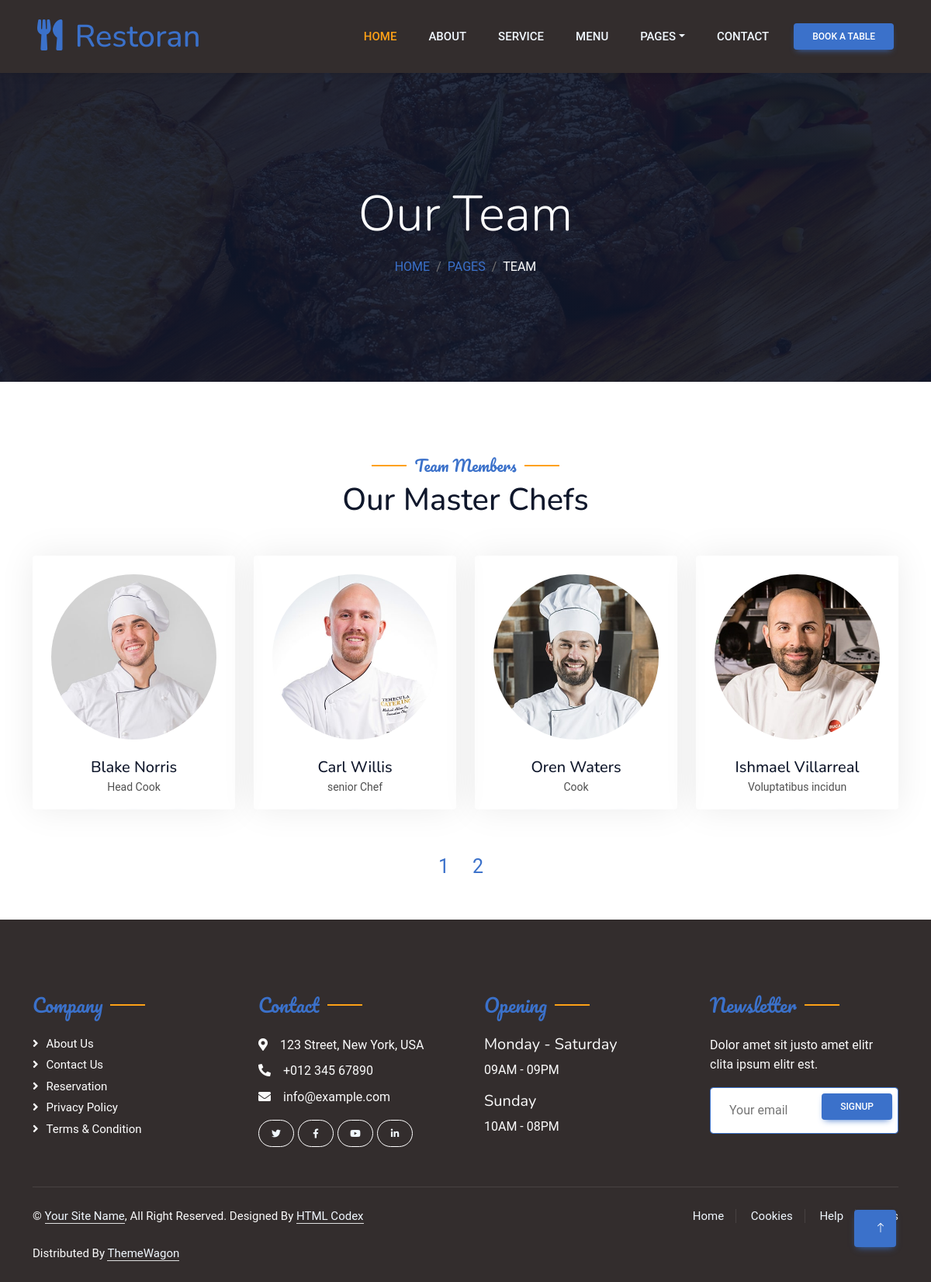
The app's page /team.php with its own data.
### tables this page shows
CREATE TABLE `teammember` (
  `id` int(11) NOT NULL,
  `tm_title` varchar(255) NOT NULL,
  `tm_subtitle` varchar(255) NOT NULL,
  `tm_img` varchar(255) NOT NULL,
  `fullname` varchar(255) NOT NULL,
  `designation` varchar(255) NOT NULL,
  `fb_link` varchar(255) NOT NULL,
  `twitter_link` varchar(255) NOT NULL,
  `insta_link` varchar(255) NOT NULL
);

### team.php (the view, shortened to what this page needs)
<?php  include('inc/header.php');  ?>
<body>
    <div class="container-xxl bg-white p-0">
        <div class="container-xxl position-relative p-0">
            <?php  include('inc/navbar.php');  ?>
            <div class="container-xxl py-5 bg-dark hero-header mb-5">
                <div class="container text-center my-5 pt-5 pb-4">
                    <h1 class="display-3 text-white mb-3 animated slideInDown">Our Team</h1>
                    <nav aria-label="breadcrumb">
                        <ol class="breadcrumb justify-content-center text-uppercase">
                            <li class="breadcrumb-item"><a href="#">Home</a></li>
                            <li class="breadcrumb-item"><a href="#">Pages</a></li>
                            <li class="breadcrumb-item text-white active" aria-current="page">Team</li>
                        </ol>
                    </nav>
                </div>
            </div>
        </div>
        <div class="container-xxl pt-5 pb-3">
            <div class="container">
                <div class="text-center wow fadeInUp" data-wow-delay="0.1s">
                    <?php
                    $query= "SELECT * FROM teammember";
                    $result= mysqli_query($conn, $query);
                    $data=$result->fetch_assoc();
                    ?>
                    <h5 class="section-title ff-secondary text-center text-primary fw-normal">
                        <?php echo $data['tm_title']; ?></h5>
                    <h1 class="mb-5"><?php echo $data['tm_subtitle']; ?></h1>
                </div>
                <div class="row g-4">
                    <?php
                            $limit = 4;
                            if (isset($_GET["page"])) {
                            $pn  = $_GET["page"];
                            }
                            else {
                            $pn=1;
                            };
                            $start_from = ($pn-1) * $limit;
            $sql = "SELECT * FROM teammember order by id  LIMIT $start_from, $limit";
                        $result= mysqli_query($conn, $sql);
                        while($data1=mysqli_fetch_array($result)){
                            ?>
                    <div class="col-lg-3 col-md-6 wow fadeInUp" data-wow-delay="0.1s">
                        <div class="team-item text-center rounded overflow-hidden">
                            <div class="rounded-circle overflow-hidden m-4">
                                <img class="img-fluid" src="<?php echo "admin/uploads/". $data1['tm_img']; ?>" alt="">
                            </div>
                            <h5 class="mb-0"><?php echo $data1['fullname']; ?></h5>
                            <small><?php echo $data1['designation']; ?></small>
                        </div>
                    </div>
                    <?php
                    }
                    ?>
                </div>
            </div>
        </div>
    </div>
    <div class="pagination-section col-lg-1 m-auto">
        <ul class="pagination">
            <?php
                            $sql = "SELECT COUNT(*) FROM teammember";
                            $rs_result = mysqli_query($conn, $sql);
                            $row = mysqli_fetch_row($rs_result);
                            $total_records = $row[0];
                            $total_pages = ceil($total_records / $limit);
                            $pagLink = "";
                            for ($i=1; $i<=$total_pages; $i++) {
                                if ($i==$pn) {
                                    $pagLink .= "<li class='active'><a href='team.php?page="
                                                                    .$i."' style='padding:15px; font-size:25px;'>".$i."</a></li>";
                                }
                                else  {
                                    $pagLink .= "<li><a href='team.php?page=".$i."'style='padding:15px; font-size:25px;'>
                                                                    ".$i."</a></li>";
                                }
                            };
                            echo $pagLink;
                            ?>
        </ul>
    </div>
    <?php  include('inc/footer.php');  ?>

### css/style.css (style rules this page uses)
:root { --primary: #FEA116; --light: #F1F8FF; --dark: #0F172B; }
.ff-secondary { font-family: 'Pacifico', cursive; }
.hero-header { background: linear-gradient(rgba(15, 23, 43, .9), rgba(15, 23, 43, .9)), url(../img/bg-hero.jpg); background-position: center center; background-repeat: no-repeat; background-size: cover; }
.breadcrumb-item + .breadcrumb-item::before { color: rgba(255, 255, 255, .5); }
.section-title { position: relative; display: inline-block; }
.section-title::before { position: absolute; content: ""; width: 45px; height: 2px; top: 50%; left: -55px; margin-top: -1px; background: var(--primary); }
.section-title::after { position: absolute; content: ""; width: 45px; height: 2px; top: 50%; right: -55px; margin-top: -1px; background: var(--primary); }
.team-item { box-shadow: 0 0 45px rgba(0, 0, 0, .08); height: calc(100% - 38px); transition: .5s; }
.team-item img { transition: .5s; }

### records on screen
teammember: tm_title "Team Members", tm_subtitle "Our Master Chefs", tm_img (picture), fullname "Blake Norris", designation "Head Cook"
teammember: tm_img (picture), fullname "Carl Willis", designation "senior Chef"
teammember: tm_img (picture), fullname "Oren Waters", designation "Cook"
teammember: tm_img (picture), fullname "Ishmael Villarreal", designation "Voluptatibus incidun"
